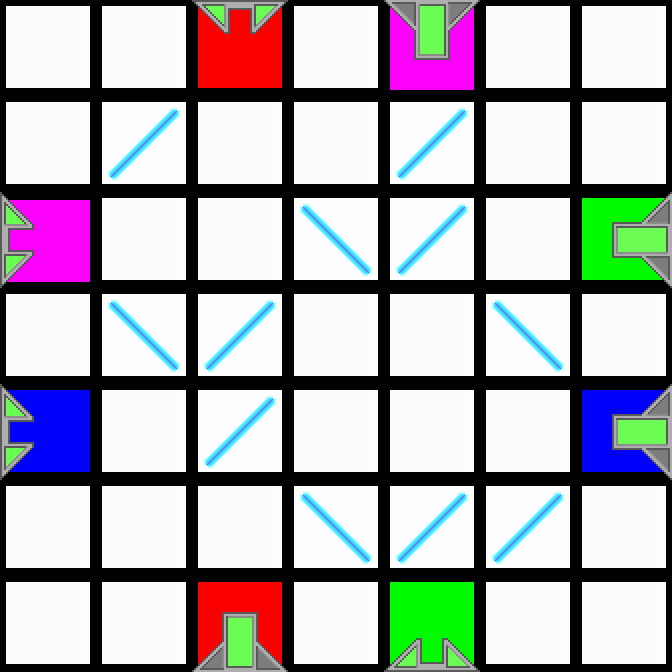

This is a level from a 2D game, rendered from its Tiled map with the project's own tilesets. A one-line summary and the complete map file follow:
An orthogonal 7x7 tile map with 96x96 px tiles, 2 tile layers (Colors, Tiles).

<map version="1.0" orientation="orthogonal" renderorder="right-down" width="7" height="7" tilewidth="96" tileheight="96">
 <properties>
  <property name="AvailableTiles" value="1, 2, 2" />
 </properties>
 <tileset firstgid="1" source="../tiles.tsx" />
 <layer name="Colors" width="7" height="7">
  <data encoding="csv">
87,87,81,87,85,87,87,
87,87,87,87,87,87,87,
85,87,87,87,87,87,82,
87,87,87,87,87,87,87,
83,87,87,87,87,87,83,
87,87,87,87,87,87,87,
87,87,81,87,82,87,87
</data>
 </layer>
 <layer name="Tiles" width="7" height="7">
  <data encoding="csv">
1,1,11,1,7,1,1,
1,2,1,1,2,1,1,
10,1,1,3,2,1,8,
1,3,2,1,1,3,1,
10,1,2,1,1,1,8,
1,1,1,3,2,2,1,
1,1,5,1,9,1,1
</data>
 </layer>
</map>
